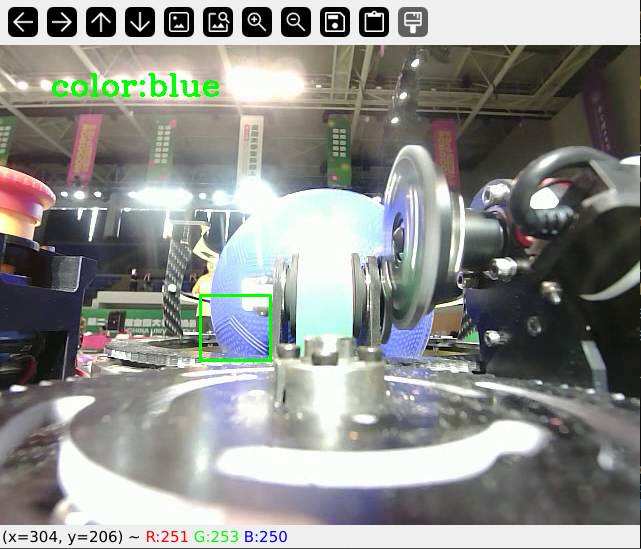
#> input picture hw2/photo/blue.png, 641 x 549 px, given in place of output1.avi, which was not available
$ python solu.py
#> lines starting #> are read from the running program, lines starting #| are printed output that depends on the picture; after the words box and inside, x2 and y2 are one past the last pixel; in counts of white or black regions, pixels touching at a corner belong together; pictures that were not available may be replaced by others from this repository, and a replacement may not be noted
import cv2
import numpy as np
import matplotlib.pyplot as plt

plt.rcParams['figure.figsize'] = (12, 8)

def show_img(imgs: np.ndarray) -> None:
    plt.figure()
    for idx, img in enumerate(imgs):
        plt.subplot(1, len(imgs), idx + 1)
        if len(img.shape) == 2:
            plt.imshow(img, cmap='gray')
        elif len(img.shape) == 3:
            plt.imshow(img[:, :, ::-1])
    plt.show()
#定义各颜色的HSV阈值
lower_purple = np.array([10, 30, 30])
upper_purple = np.array([25, 255, 255])
lower_red1 = np.array([0, 43, 46])
upper_red1 = np.array([10, 255, 255])
lower_red2 = np.array([175, 43, 46])
upper_red2 = np.array([180, 255, 255])
lower_blue = np.array([150, 43, 46])
upper_blue = np.array([165, 255, 255])
cam = cv2.VideoCapture("res/output1.avi")
cnt = 0
#读取视频
while True:
    ret, frame = cam.read()
#> frame is the input picture: shape (549, 641, 3); mean B, G, R 139.5, 142.9, 141.6
    frame = cv2.rotate(frame,cv2.ROTATE_180)
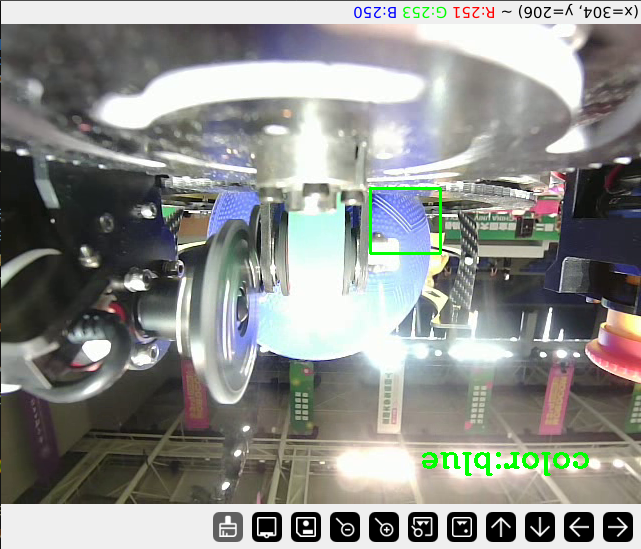
#> frame: shape (549, 641, 3); mean B, G, R 139.5, 142.9, 141.6
    if not ret:
        print("未读取")
        break
    #切片
    x1, y1, x2, y2 = 200, 250, 270, 315
    roi = frame[y1:y2, x1:x2]
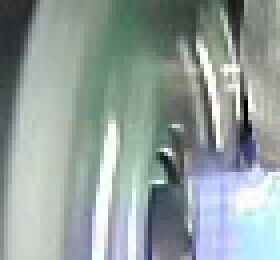
#> roi: shape (65, 70, 3) (shown 4 times larger); mean B, G, R 157.1, 159.2, 146.9
    #转化颜色空间
    hsv = cv2.cvtColor(roi, cv2.COLOR_BGR2HSV_FULL)
#> hsv: shape (65, 70, 3); mean H, S, V 108, 30.9, 164.6
    #生成各颜色掩码
    mask_purple = cv2.inRange(hsv, lower_purple, upper_purple)
#> mask_purple: shape (65, 70); every value is 0
    mask_red = cv2.bitwise_or(
        cv2.inRange(hsv, lower_red1, upper_red1),
        cv2.inRange(hsv, lower_red2, upper_red2)
    )
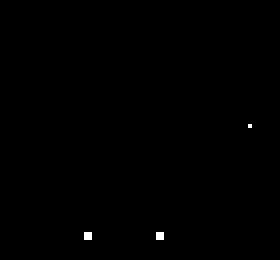
#> mask_red: shape (65, 70) (shown 4 times larger); 0.2% white in thin lines or dots, all inside (x1, y1, x2, y2) = (21, 31, 63, 60)
    mask_blue = cv2.inRange(hsv, lower_blue, upper_blue)
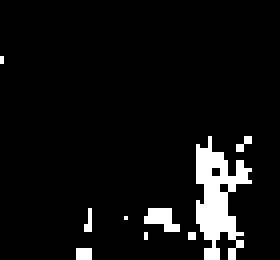
#> mask_blue: shape (65, 70) (shown 4 times larger); 6.4% white; 9 white regions (7 under 20 px), largest, box (x1, y1, x2, y2) and area: (49, 34, 63, 65) 219, (36, 52, 45, 58) 34
    #统计像素，判断状态
    purple_pixel_count = cv2.countNonZero(mask_purple)
#> purple_pixel_count = 0
    red_pixel_count = cv2.countNonZero(mask_red)
#> red_pixel_count = 9
    blue_pixel_count = cv2.countNonZero(mask_blue)
#> blue_pixel_count = 290

    color_counts = {'red': red_pixel_count, 'blue': blue_pixel_count, 'purple': purple_pixel_count}
#> color_counts = {'red': 9, 'blue': 290, 'purple': 0}
    max_color = max(color_counts.values())
#> max_color = 290
    if max_color < 200:
        dominant_color = "nothing"
    else:
        dominant_color = max(color_counts, key=color_counts.get)
#> dominant_color = 'blue'
    #显示结果
    cv2.rectangle(frame,(x1, y1),(x2, y2),(0, 255, 0), 2)
    cv2.putText(frame, f"color:{dominant_color}", (50,50),
    cv2.FONT_HERSHEY_COMPLEX, 1, (0, 255, 0), 2)
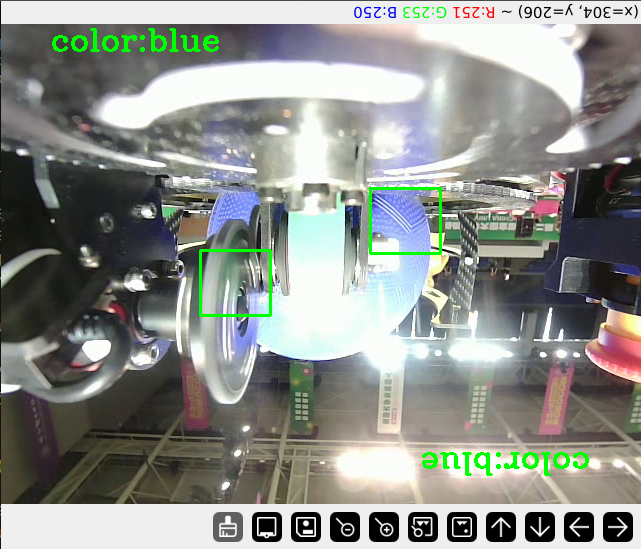
#> frame: shape (549, 641, 3); mean B, G, R 138.9, 143.8, 140.9
    cv2.imshow('frame',frame)
    cv2.waitKey(25)
cam.release()
cv2.destroyAllWindows()

$ run again, on hw2/photo/nothing.png
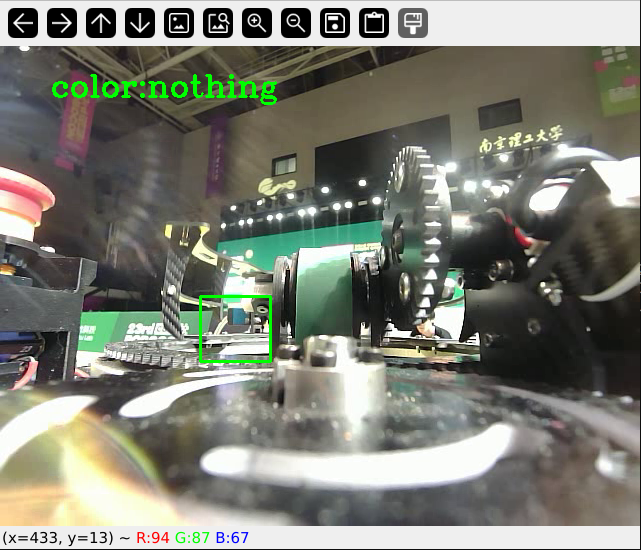
#> input picture hw2/photo/nothing.png, 641 x 550 px, given in place of output1.avi, which was not available
#> frame is the input picture: shape (550, 641, 3); mean B, G, R 115.9, 126.8, 124.9
#> hsv: shape (65, 70, 3); mean H, S, V 82.1, 35.9, 101.1
#> `mask_purple = cv2.inRange(hsv, lower_purple, upper_purple)`:
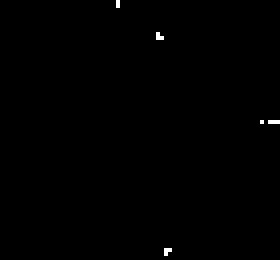
#> mask_purple: shape (65, 70) (shown 4 times larger); 0.26% white in thin lines or dots, all inside (x1, y1, x2, y2) = (29, 0, 70, 64)
#> mask_red: shape (65, 70); every value is 0
#> purple_pixel_count = 12
#> red_pixel_count = 0
#> color_counts = {'red': 0, 'blue': 0, 'purple': 12}
#> max_color = 12
#> `cv2.putText(frame, f"color:{dominant_color}", (50,50), cv2.FONT_HERSHE..`:
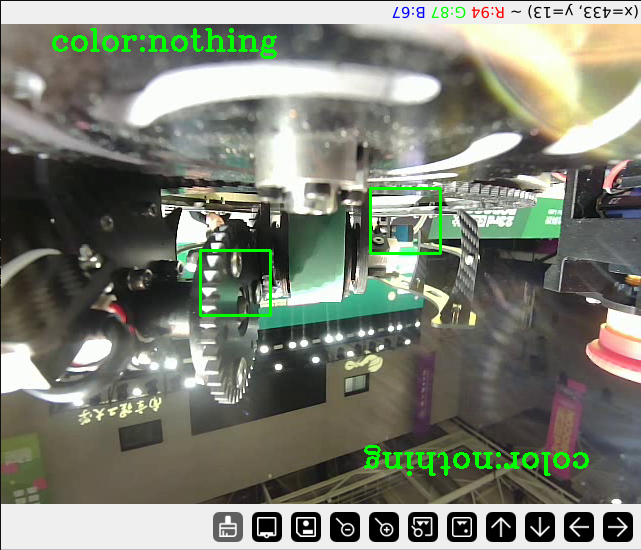
#> frame: shape (550, 641, 3); mean B, G, R 115.2, 128, 124.2

$ run again, on hw2/photo/purple.png
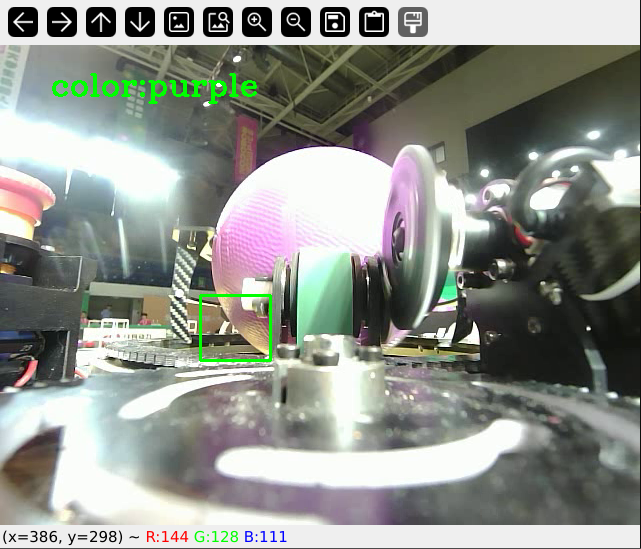
#> input picture hw2/photo/purple.png, 641 x 549 px, given in place of output1.avi, which was not available
#> frame is the input picture: shape (549, 641, 3); mean B, G, R 139.6, 146.5, 142.9
#> hsv: shape (65, 70, 3); mean H, S, V 111.6, 33.7, 131.6
#> `mask_purple = cv2.inRange(hsv, lower_purple, upper_purple)`:
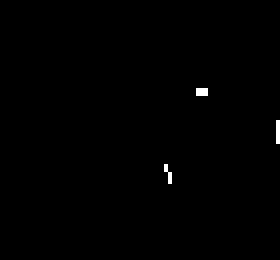
#> mask_purple: shape (65, 70) (shown 4 times larger); 0.37% white in thin lines or dots, all inside (x1, y1, x2, y2) = (41, 22, 70, 46)
#> mask_red: shape (65, 70); 0.15% white in thin lines or dots, all inside (x1, y1, x2, y2) = (51, 24, 69, 33)
#> mask_blue: shape (65, 70); every value is 0
#> purple_pixel_count = 17
#> red_pixel_count = 7
#> blue_pixel_count = 0
#> color_counts = {'red': 7, 'blue': 0, 'purple': 17}
#> max_color = 17
#> `cv2.putText(frame, f"color:{dominant_color}", (50,50), cv2.FONT_HERSHE..`:
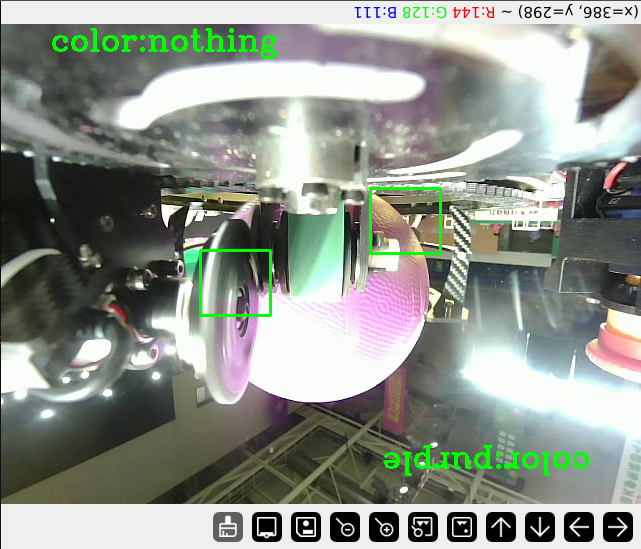
#> frame: shape (549, 641, 3); mean B, G, R 138.8, 147.7, 142
